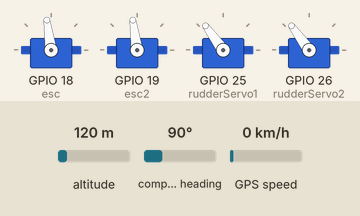
Bench run of a sketch on a simulated ESP32. Shown: 4 × servo. Inputs (shaded band) come from the test bench; at power-on: compass heading 90°, altitude 120 m, GPS speed 0 km/h. The GPS gets a fix after 3 s at 37.7749, -122.4194 with 8 satellites; what the sketch prints to the serial monitor is not drawn.

Above: at 4.2 s.
4.3 s: compass heading set to 7°
At 6.0 s:
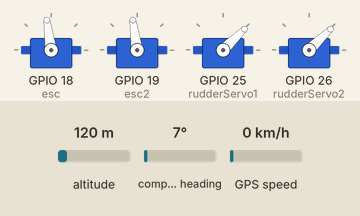
6.5 s: compass heading set to 180°
At 7.7 s:
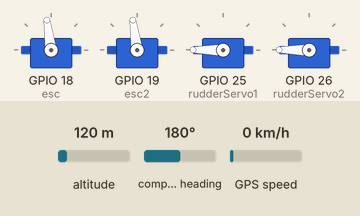
8.5 s: compass heading set to 352°
At 10.0 s:
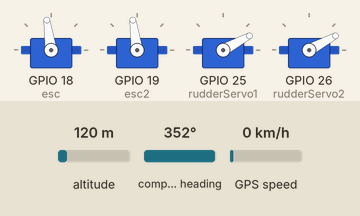
10.5 s: compass heading set to 176°
At 11.6 s:
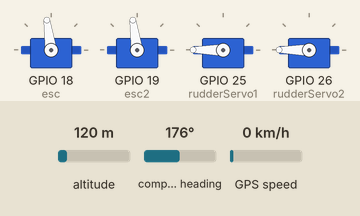
12.5 s: compass heading set to 90°
At 13.9 s:
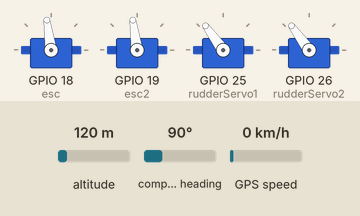
14.5 s: compass heading set to 184°
At 15.5 s:
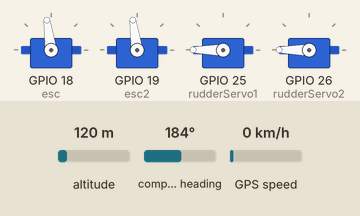
Timing chart, 0 to 17.5 s (numbered marks = the images above; inputs shaded):
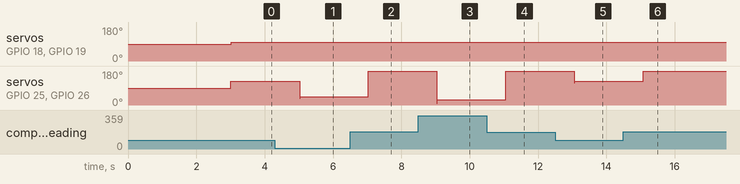

Measured:
- after the input at 4.3 s, servo on GPIO 25 (rudderServo1), servo on GPIO 26 (rudderServo2): 126° → 44° after 0.72 s
- after the input at 6.5 s, servo on GPIO 25 (rudderServo1), servo on GPIO 26 (rudderServo2): 44° → 180° after 0.53 s
- after the input at 8.5 s, servo on GPIO 25 (rudderServo1), servo on GPIO 26 (rudderServo2): 180° → 28° after 0.54 s
- after the input at 10.5 s, servo on GPIO 25 (rudderServo1), servo on GPIO 26 (rudderServo2): 28° → 180° after 0.55 s
- after the input at 12.5 s, servo on GPIO 25 (rudderServo1), servo on GPIO 26 (rudderServo2): 180° → 126° after 0.57 s
- after the input at 14.5 s, servo on GPIO 25 (rudderServo1), servo on GPIO 26 (rudderServo2): 126° → 180° after 0.58 s

The sketch:

LENGKAP_CODECHANDRA_Rev2.ino
```cpp
#include <TinyGPS++.h>
#include <QMC5883LCompass.h>
#include <Wire.h>
#include <HardwareSerial.h>
#include <ESP32Servo.h>
#include <PubSubClient.h>
#include <WiFi.h>
#include <ArduinoJson.h>
#include <vector>


WiFiClient espClient;
PubSubClient client(espClient);


int counter = 0;
float lat2 = 0;
float long2 = 0;
int motor = 0;
int speed = 1800;
int addAngle = 0;
float radius = 0.8;
int turnAngle = 0;

/////////////////////////////INISIAL ESC//////////////////////////////
Servo esc;
Servo esc2;

////////////////////////////////SERVO//////////////////////////////////
Servo rudderServo1;
Servo rudderServo2;

//////////////////////////////VARIABEL PID//////////////////////////////
float Kp = 1.0; // Nilai Proporsional
float Ki = 0.0; // Nilai Integral
float Kd = 0.1;
std::vector<double> lats;
std::vector<double> longs;
unsigned long sendTime = 0;


float setpoint = 0; // Titik setelan (azimuth yang diinginkan)

float input = 0; // Nilai masukan dari kompas
float output = 0; // Nilai keluaran untuk servo
float integral = 0;
float previous_error = 0;
unsigned long previous_time = 0;

//////////////////////////////GPS DAN KOMPAS//////////////////////////////
HardwareSerial ss(1);
TinyGPSPlus gps;
QMC5883LCompass compass;

//////////////////////////////SET KOORDINAT//////////////////////////////
double lat1; // Latitude awal
double lon1; // Longitude awal


//////////////////////////////FUNGSI MOTOR//////////////////////////////
void motorMundur() {
  esc.writeMicroseconds(1000);
  esc2.writeMicroseconds(1000);
}

void motorStop() {
  esc.writeMicroseconds(1550);
  esc2.writeMicroseconds(1550);
}

void motorMaju() {
  esc.writeMicroseconds(min(speed, 1700));
  esc2.writeMicroseconds(min(speed, 1700));
}

//////////////////////////////RUMUS AZIMUT//////////////////////////////

//////////////////////////////RUMUS AZIMUT//////////////////////////////
double toRadians(double degree) {
  return degree * PI / 180.0;
}

double calculateDistance(double lat1, double lon1, double lat2, double lon2) {
  const double R = 6371000.0; // Radius Bumi dalam meter

  double dLat = toRadians(lat2 - lat1);
  double dLon = toRadians(lon2 - lon1);

  double a = sin(dLat / 2.0) * sin(dLat / 2.0) +
             cos(toRadians(lat1)) * cos(toRadians(lat2)) *
             sin(dLon / 2.0) * sin(dLon / 2.0);

  double c = 2.0 * atan2(sqrt(a), sqrt(1.0 - a));

  return R * c;
}

float calculateHeading(float lat1, float lon1, float lat2, float lon2) {
  float delta_lon = lon2 - lon1;
  float x = cos(lat2) * sin(delta_lon);
  float y = cos(lat1) * sin(lat2) - sin(lat1) * cos(lat2) * cos(delta_lon);
  float heading = atan2(x, y) * 180.0 / PI;

  if (heading < 0) {
    heading += 360.0;
  }
  return heading;
}

void TaskSerial(void *pvParameters) {
    for (;;) {
        if (Serial.available() > 0) {
          String inp = Serial.readStringUntil('\n');  // Menggunakan '\n' sebagai pemisah
          StaticJsonDocument<2048> docs;
          DeserializationError err = deserializeJson(docs, inp);

          if (!err) {
            if(docs["event"]=="conf"){
                motor = docs["motor"];
                speed = docs["speed"];
                Ki = docs["ki"];
                Kd = docs["kd"];
                Kp = docs["kp"];
                radius = docs["radius"];
            }else if(docs["event"]=="ang"){
                addAngle = docs["angle"];
            }else if(docs["event"]=="latsLen"){
                int value = docs["len"];
                lats = std::vector<double>(value);
            }else if (docs["event"] == "setLats"){
                int key = docs["idx"];
                double val = docs["value"];
                lats[key] = val;
            }else if(docs["event"]=="lonsLen"){
                int value = docs["len"];
                longs = std::vector<double>(value);
            }else if (docs["event"]== "setLongs"){
                int key = docs["idx"];
                double val = docs["value"];
                longs[key] = val;
            }else if(docs["event"]=="belok"){
                int ang = docs["angle"];
                turnAngle += ang;
            }else if(docs["event"]=="sc"){
                int val = docs["value"];
                counter = val;
            }


          }
        }
        vTaskDelay(1 / portTICK_PERIOD_MS);
    }
}

void TaskGPS(void *pvParameters) {
    for (;;) {
    while (ss.available() > 0  ){
          if (gps.encode(ss.read()) ){
            if (gps.location.isValid() ) {

              // Membaca azimuth dari kompas
              compass.read();
              int azimuth = compass.getAzimuth();
              int adjustedAzimuth = (azimuth + 360) % 360;

              // Menggunakan data dari GPS (lat, lon)
              lat1 = gps.location.lat();
              lon1 = gps.location.lng();

              // Mengambil titik tujuan berdasarkan counter
              if (lats.size()) lat2 = lats[counter];
              if (longs.size()) long2 = longs[counter];

              // Menghitung jarak dan heading
              double distance = calculateDistance(lat1, lon1, lat2, long2);
              float heading = calculateHeading(lat1, lon1, lat2, long2);
              int adjustedHeading = adjustedAzimuth - heading;
              if (adjustedHeading < 0) {
                adjustedHeading += 360.0;
              }

              const char* latDirection = gps.location.rawLat().negative ? "S" : "N";
              const char* lonDirection = gps.location.rawLng().negative ? "W" : "E";

              float speed = gps.speed.knots();
              float speedKm = gps.speed.kmph();


              // PID controller
              input = adjustedHeading;
              float error = setpoint - input;
              if (error > 180) error -= 360;
              else if (error < -180) error += 360;

              unsigned long current_time = millis();
              float dt = (current_time - previous_time) / 1000.0;

              integral += error * dt;
              float derivative = (error - previous_error) / dt;

              output = Kp * error + Ki * integral + Kd * derivative;
              previous_error = error;
              previous_time = current_time;

              // Mengatur servo
              int servoAngle = (90 - output) + addAngle;
              servoAngle = constrain(servoAngle, 0, 180);
              rudderServo1.write(servoAngle);
              rudderServo2.write(servoAngle);

              if(millis()-sendTime >= 500){
                sendTime = millis();
                StaticJsonDocument<200> doc;
                doc["event"] = 0;
                doc["lat"] = lat1;
                doc["latDirection"] = latDirection;
                doc["lon"] = lon1;
                doc["lonDirection"] = lonDirection;
                doc["adjAzimut"] = adjustedAzimuth;
                doc["adjHeading"] = adjustedHeading;
                doc["distance"] = distance;
                doc["counter"] = counter;
                doc["radius"] = radius;
                doc["speed"] = speed;
                doc["speedKm"] = speedKm;

                // Mengirim data ke MQTT
                doc["servoAngle"] = servoAngle;
                doc["addAngle"] = addAngle;
                char jsonBuffer[512];
                serializeJson(doc, jsonBuffer);
                //client.publish("sensor/data", jsonBuffer);
                Serial.println(jsonBuffer);
              }


              // Periksa jarak untuk menentukan tujuan selanjutnya
              if (distance <= radius) {
                counter += 1;
              }

              // Kendalikan motor
              if (motor && counter < lats.size()) {
                motorMaju();
              } else {
                motorStop();
              }

            }
          }
        }
        vTaskDelay(10 / portTICK_PERIOD_MS);
    }
}

void setup() {
  Serial.begin(250000);

  ss.begin(9600, SERIAL_8N1, 16, 17); // RX = GPIO16, TX = GPIO17

  compass.init();

  esc.attach(18);
  esc2.attach(19);

  rudderServo1.attach(25);
  rudderServo2.attach(26);
  rudderServo1.write(90);
  rudderServo2.write(90);

  delay(3000);
  xTaskCreate(TaskSerial, "TaskSerial", 4096, NULL, 1, NULL);
  xTaskCreate(TaskGPS, "TaskGPS", 4096, NULL, 1, NULL);
}


void loop() {

}
```
